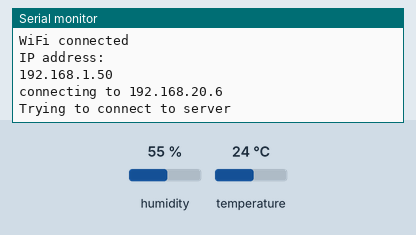
Recording of a sketch running on a simulated ESP8266 (NodeMCU). Shown: the last lines printed to the serial monitor. Wiring (inferred from the names in the program): DHT11 sensor: data D7. Inputs (shaded band) come from the test bench; at power-on: humidity 55 %, temperature 24 °C. WiFi joins after 1.5 s; servers stay silent unless stated.

Above: at 2.7 s.
2.8 s: humidity set to 22 %
At 5.5 s:
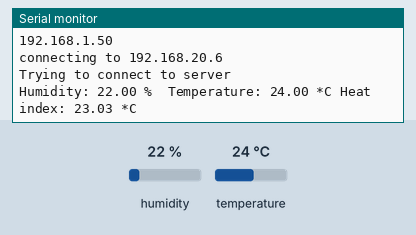
10.3 s: temperature set to 12 °C
At 14.5 s:
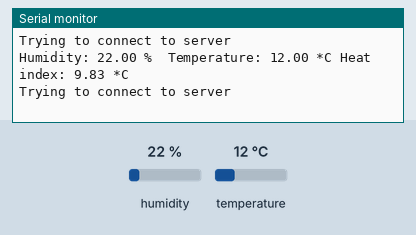
16.2 s: humidity set to 40 %
At 19.1 s:
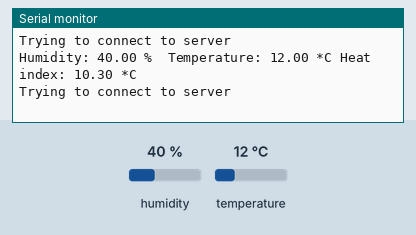
Timing chart, 0 to 20.6 s (numbered marks = the images above; inputs shaded):
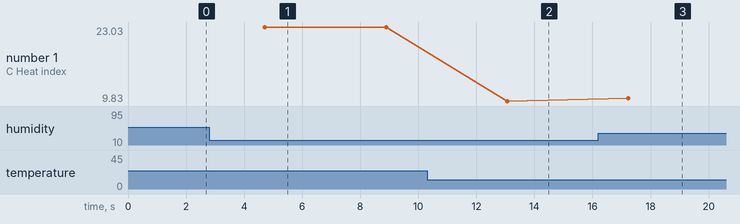

Measured:
- after the input at 2.8 s, the serial monitor: prints a new line after 1.9 s (image 1)
- after the input at 10.3 s, the serial monitor: prints a new line after 2.8 s (image 2)
- after the input at 16.2 s, the serial monitor: prints a new line after 1.0 s (image 3)
- plotted number 1: 23.03 → 9.83 after the input at 10.3 s, 9.83 → 10.3 after the input at 16.2 s

The sketch:

read_and_report_weather.ino
```cpp
#include "DHT.h"
#include "stdio.h"
#define DHTPIN D7     // what digital pin we're connected to

#define DHTTYPE DHT11   // DHT 11
//#define DHTTYPE DHT22   // DHT 22  (AM2302), AM2321

// DHT22
// 1. 3.3 V     2. Data to digital input    3. GND     4. Not in use pr. now

#include <ESP8266WiFi.h>


const char* ssid     = "Zhone403406";
const char* password = "FdRvWj9xPF";
const char* host = "192.168.20.6";

DHT dht(DHTPIN, DHTTYPE);
WiFiClient client;
const int httpPort = 10000;

void connect_to_wifi() {
  WiFi.mode(WIFI_STA);
  WiFi.begin(ssid, password);

  while (WiFi.status() != WL_CONNECTED) {
  delay(500);
  Serial.print(".");
  }

  Serial.println("");
  Serial.println("WiFi connected");
  Serial.println("IP address: ");
  Serial.println(WiFi.localIP());


  Serial.print("connecting to ");
  Serial.println(host);

  // Use WiFiClient class to create TCP connections
}
void connect_to_server(){
  WiFiClient client;
  const int httpPort = 10000;
  Serial.println("Trying to connect to server");
  if (!client.connect(host, httpPort)) {
    Serial.println("connection failed");
    return;
  }
  client.println("S1");
  delay(500);
  client.println("temperature: 20, status: 0");

}

void serial_print_data(float humidity, float temperature, float heat_index) {
  Serial.print("Humidity: ");
  Serial.print(humidity);

  Serial.print(" %\t");
  Serial.print("Temperature: ");
  Serial.print(temperature);
  Serial.print(" *C ");
  Serial.print("Heat index: ");
  Serial.print(heat_index);
  Serial.print(" *C ");
  Serial.println();
}

void read_temp_and_humid() {
      // Wait a few seconds between measurements.
  delay(2000);

  // Reading temperature or humidity takes about 250 milliseconds!
  // Sensor readings may also be up to 2 seconds 'old' (its a very slow sensor)
  float humidity = dht.readHumidity();
  // Read temperature as Celsius (the default)
  float temperature = dht.readTemperature();

  // Check if any reads failed and exit early (to try again).
  if (isnan(humidity) || isnan(temperature) ) {
    Serial.println("Failed to read from DHT sensor!");
    return;
  }

  // Compute heat index in Fahrenheit (the default)
  float heat_index = dht.computeHeatIndex(temperature, humidity, false);

  serial_print_data(humidity, temperature, heat_index);


}

void setup() {
  Serial.begin(9600);
  Serial.println("DHTxx test!");
  connect_to_wifi();
  dht.begin();
}

void loop() {
  if (WiFi.status() != WL_CONNECTED)
  connect_to_wifi();

  connect_to_server();

  client.connect(host, httpPort);
  read_temp_and_humid();
  delay(1000);
}
```
